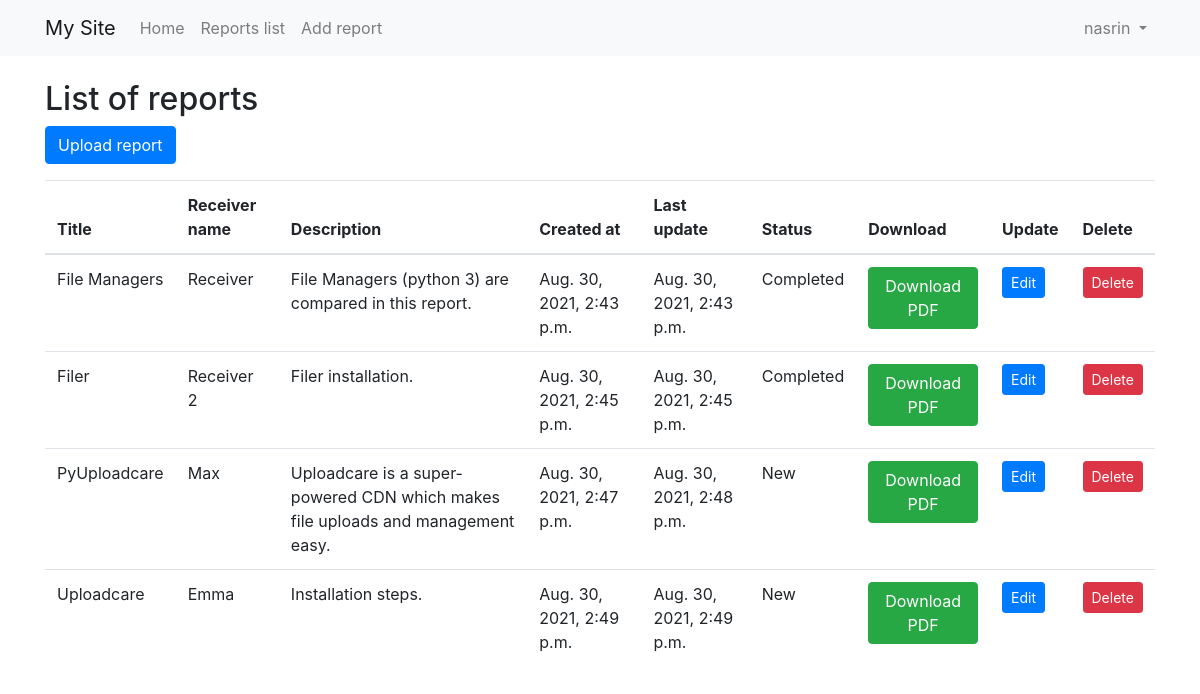
Screenshot of /list/ (signed in) with the database file from the repository.
### core/models.py (models this page shows, shortened)
class internship_report(models.Model):
    title = models.CharField(max_length = 200)
    receiver_name = models.CharField(max_length = 200)
    description = models.TextField()
    file = models.FileField(null=True)
    created_at = models.DateTimeField(default=timezone.now)
    updated_at = models.DateTimeField(auto_now=True)
    status = models.CharField(max_length=9, choices=s_CHOICES, default='New')

### core/views.py (the view)
# urls.py: path('list/', views.list_page.as_view(), name='list'),
class list_page(ListView):
    model = internship_report
    table_class = reportTable
    template_name = 'reports_page.html'
    context_object_name = 'reports'

### templates/reports_page.html (shortened to what this page needs)
{% extends 'base.html' %}
{% block content %}
  {% block content_header %}
    <h2>List of reports</h2>
    <p>
      <a href="{% url 'secret' %}" class="btn btn-primary">Upload report</a>
    </p>
  {% endblock %}
  <table class="table mb-0">
    <thead>
      <tr>
        <th>Title</th>
        <th>Receiver name</th>
        <th>Description</th>
        <th>Created at</th>
        <th>Last update</th>
        <th>Status</th>
        <th>Download</th>
          {% if user.is_authenticated  %}
          <th>Update</th>
        <th>Delete</th>
        {% endif %}
      </tr>
    </thead>
    <tbody>
      {% for report in reports %}
        <tr>
          <td>{{ report.title }}</td>
          <td>{{ report.receiver_name }}</td>
          <td>{{ report.description }}</td>
          <td>{{ report.created_at }}</td>
          <td>{{ report.updated_at }}</td>
          <td>{{ report.status }}</td>
          <td>
            <a href="{{ report.file.url }}" class="btn btn-success" target="_blank">
              Download PDF
            </a>
          </td>
          {% if user.is_authenticated  %}
          <td>
              <a href="{% url 'update_report' report.id %}" class="btn btn-primary btn-sm">
              Edit
              </a>
          </td>
          {% endif %}
          {% if user.is_authenticated  %}
          <td>
            <form method="post" action="{% url 'delete_report' report.pk %}">
              <button type="submit" class="btn btn-danger btn-sm">Delete</button>
            </form>
          </td>
          {% endif %}
        </tr>
      {% endfor %}
    </tbody>
  </table>
{% endblock %}

### templates/base.html (shortened to what this page needs)
<!doctype html>
<html lang="en">
  <head>
    <link rel="stylesheet" href="https://stackpath.bootstrapcdn.com/bootstrap/4.4.1/css/bootstrap.min.css">
  </head>
  <body>
    <nav class="navbar navbar-expand-lg navbar-light bg-light mb-4">
      <div class="container">
  <a class="navbar-brand" href="{% url 'home' %}">My Site</a>
  <div class="collapse navbar-collapse" id="navbarSupportedContent">
    <ul class="navbar-nav mr-auto">
      <li class="nav-item">
        <a class="nav-link" href="{% url 'home' %}">Home</a>
      </li>
      <li class="nav-item">
        <a class="nav-link" href="{% url 'list' %}">Reports list</a>
      </li>
      {% if user.is_authenticated %}
      <li class="nav-item">
        <a class="nav-link" href="{% url 'secret' %}">Add report</a>
      </li>
      {% endif %}
    </ul>
    {% if user.is_authenticated  %}
    <ul class="navbar-nav">
      <li class="nav-item dropdown">
        <a class="nav-link dropdown-toggle" href="#" id="navbarDropdown" role="button" data-toggle="dropdown" aria-haspopup="true" aria-expanded="false">
          {{ user.username }}
        </a>
      </li>
    </ul>
    {% else %}
    <form class="form-inline my-2 my-lg-0">
      <a href="{% url 'login' %}" class="btn btn-outline-secondary">Log in</a>
      <a href="{% url 'signup' %}" class="btn btn-primary ml-2">Sign up</a>
    </form>
    {% endif %}
  </div>
</nav>
    <div class="container">
    {% block content %}
    {% endblock %}
      </div>
  </body>
</html>

### rows the page displays
internship_report: title "File Managers", receiver_name "Receiver", description "File Managers (python 3) are compared in this report.", created_at "Aug. 30, 2021, 2:43 p.m.", updated_at "Aug. 30, 2021, 2:43 p.m.", status "Completed"
internship_report: title "Filer", receiver_name "Receiver 2", description "Filer installation.", created_at "Aug. 30, 2021, 2:45 p.m.", updated_at "Aug. 30, 2021, 2:45 p.m.", status "Completed"
internship_report: title "PyUploadcare", receiver_name "Max", description "Uploadcare is a super-powered CDN which makes file uploads and management easy.", created_at "Aug. 30, 2021, 2:47 p.m.", updated_at "Aug. 30, 2021, 2:48 p.m.", status "New"
internship_report: title "Uploadcare", receiver_name "Emma", description "Installation steps.", created_at "Aug. 30, 2021, 2:49 p.m.", updated_at "Aug. 30, 2021, 2:49 p.m.", status "New"

### other values shown
{{ user.username }} "nasrin"
